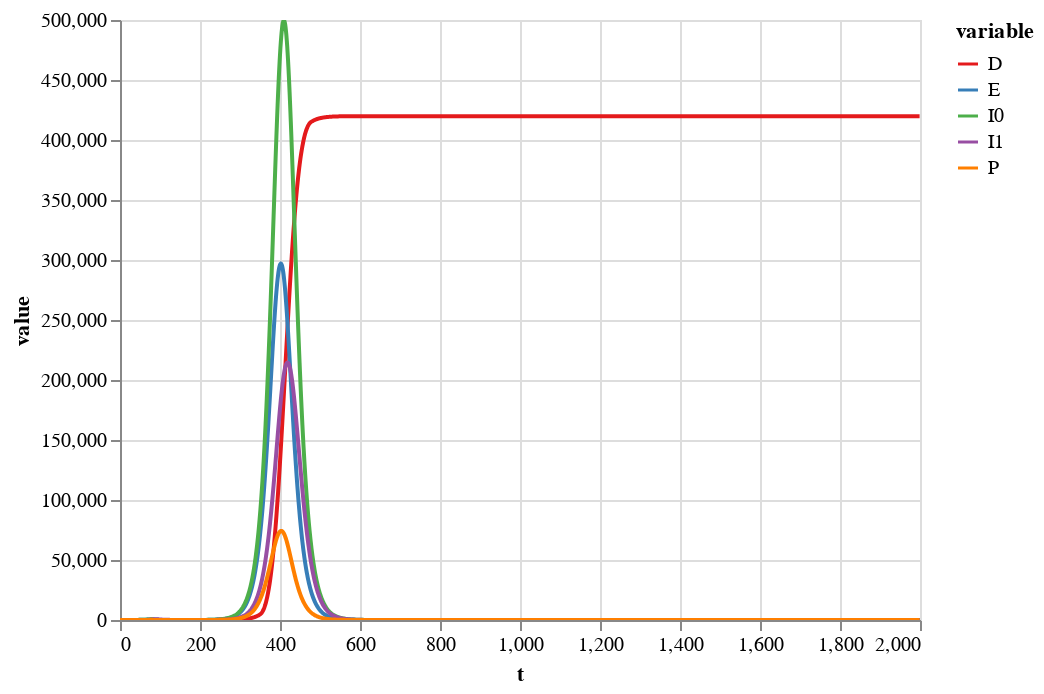

Notebook source saved alongside this figure:
### Code cell
alt.Chart(plot_values).mark_line().encode(
    x='t',
    y='value',
    color=alt.Color('variable', scale=alt.Scale(scheme="set1")),
    tooltip=['t','variable','value']
).properties(
).interactive()

### Figure 1 — Vega-Lite specification as saved in the notebook (floating-point values rounded to 4 significant figures; data arrays with more than 128 entries replaced by an {"elided": "..."} marker saying what was removed)
{"$schema": "https://vega.github.io/schema/vega-lite/v3.4.0.json", "config": {"mark": {"tooltip": null}, "view": {"height": 300, "width": 400}}, "data": {"name": "data-b148249ce0da83c0c2038d5850999ecb"}, "datasets": {"data-b148249ce0da83c0c2038d5850999ecb": {"elided": "10000 records"}}, "encoding": {"color": {"field": "variable", "scale": {"scheme": "set1"}, "type": "nominal"}, "tooltip": [{"field": "t", "type": "quantitative"}, {"field": "variable", "type": "nominal"}, {"field": "value", "type": "quantitative"}], "x": {"field": "t", "type": "quantitative"}, "y": {"field": "value", "type": "quantitative"}}, "mark": "line", "selection": {"selector006": {"bind": "scales", "encodings": ["x", "y"], "type": "interval"}}}
